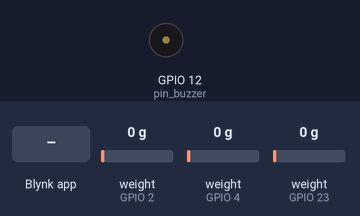
The sketch below on a simulated ESP32. Shown: buzzer (waves = sounding). Inputs (shaded band) come from the test bench; at power-on: weight on the scale (sensors on GPIO 2, GPIO 4, GPIO 23) 0 g. WiFi joins after 1.5 s; servers stay silent unless stated; what the sketch prints to the serial monitor is not drawn.

Above: at 3.0 s.
3.1 s: Blynk app writes 1 to V3
At 5.5 s:
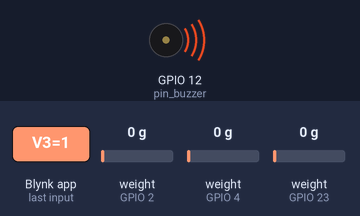
6.1 s: Blynk app writes 0 to V3
At 7.3 s:
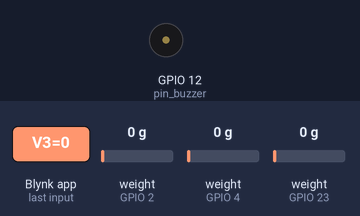
Timing chart, 0 to 9.1 s (numbered marks = the images above; inputs shaded):
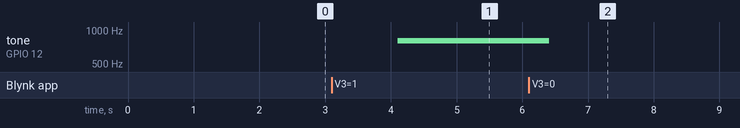

The sketch:

sketch.ino
```cpp
#define BLYNK_TEMPLATE_ID "TMPL2TeM0uCdj"
#define BLYNK_TEMPLATE_NAME "ESP32"
#define BLYNK_AUTH_TOKEN "wX4ItHtmiE9AtcvA2mSql-P4tfHvu7yn"

#define BLYNK_PRINT Serial

#include <BlynkSimpleEsp32.h>
#include <HX711.h>

HX711 sensorTornillos;
HX711 sensorClavos;
HX711 sensorArandelas;

char network[]="Wokwi-GUEST";
char password[]="";

// Pines
const int sensor_dt_tornillos = 23;
const int sensor_sck_tornillos = 22;
const int sensor_dt_clavos = 4;
const int sensor_sck_clavos = 0;
const int sensor_dt_arandelas = 2;
const int sensor_sck_arandelas = 15;

// Variables para almacenar los pesos
float peso_tornillos;
float peso_clavos;
float peso_arandelas;

// Variables para el stock
int stock_tornillos;
int stock_clavos;
int stock_arandelas;

// Variables para el buzzer
int pin_buzzer = 12;
bool alarma_activada = false;

BlynkTimer timer;


void setup() {

  Serial.begin(115200);

  Blynk.begin(BLYNK_AUTH_TOKEN,network,password);

  // Inicializar las celdas de carga
  sensorTornillos.begin(sensor_dt_tornillos, sensor_sck_tornillos);
  sensorClavos.begin(sensor_dt_clavos, sensor_sck_clavos);
  sensorArandelas.begin(sensor_dt_arandelas, sensor_sck_arandelas);

  // Inicializar el buzzer
  pinMode(pin_buzzer, OUTPUT);
  timer.setInterval(500L, controlarAlarma);

}

void loop() {

  Blynk.run();
  timer.run();

  Blynk.virtualWrite(V0, stock_tornillos);
  Blynk.virtualWrite(V1, stock_clavos);
  Blynk.virtualWrite(V2, stock_arandelas);

  // Leer los pesos
  if (sensorTornillos.is_ready()) {

    long lectura = sensorTornillos.read();
    peso_tornillos = lectura*(50.0/21000.0);
    stock_tornillos = peso_tornillos / 0.01;

    Serial.print("Peso de tornillos: ");
    Serial.print(peso_tornillos);
    Serial.println(" kg.");
    Serial.print("Stock de tornillos: ");
    Serial.print(stock_tornillos);
    Serial.println(".");

  }
  if (sensorClavos.is_ready()) {

    long lectura = sensorClavos.read();
    peso_clavos = lectura*(50.0/21000.0);
    stock_clavos = peso_clavos / 0.005;

    Serial.print("Peso de clavos: ");
    Serial.print(peso_clavos);
    Serial.println(" kg.");
    Serial.print("Stock de clavos: ");
    Serial.print(stock_clavos);
    Serial.println(".");

  }
  if (sensorArandelas.is_ready()) {

    long lectura = sensorArandelas.read();
    peso_arandelas = lectura*(50.0/21000.0);
    stock_arandelas = peso_arandelas / 0.002;

    Serial.print("Peso de arandelas: ");
    Serial.print(peso_arandelas);
    Serial.println(" kg.");
    Serial.print("Stock de arandelas: ");
    Serial.print(stock_arandelas);
    Serial.println(".");

  }

  delay(2000);

}

void controlarAlarma() {
  if ((stock_tornillos <= 100 || stock_clavos <= 200 || stock_arandelas <= 500) && alarma_activada) {
    tone(pin_buzzer, 800);
    Serial.println("¡Stock mínimo!");
  } else {
    noTone(pin_buzzer);
    Serial.println("¡Stock controlado!");
  }

  Serial.println("----------------");

}

BLYNK_WRITE(V3) {
  int estadoAlarma = param.asInt();
  alarma_activada = (estadoAlarma == 1);
}
```

Measured:
- after the input at 3.1 s, tone on GPIO 12 (pin_buzzer): silent → 800 Hz after 1.0 s
- after the input at 6.1 s, tone on GPIO 12 (pin_buzzer): 800 Hz → silent after 0.31 s
